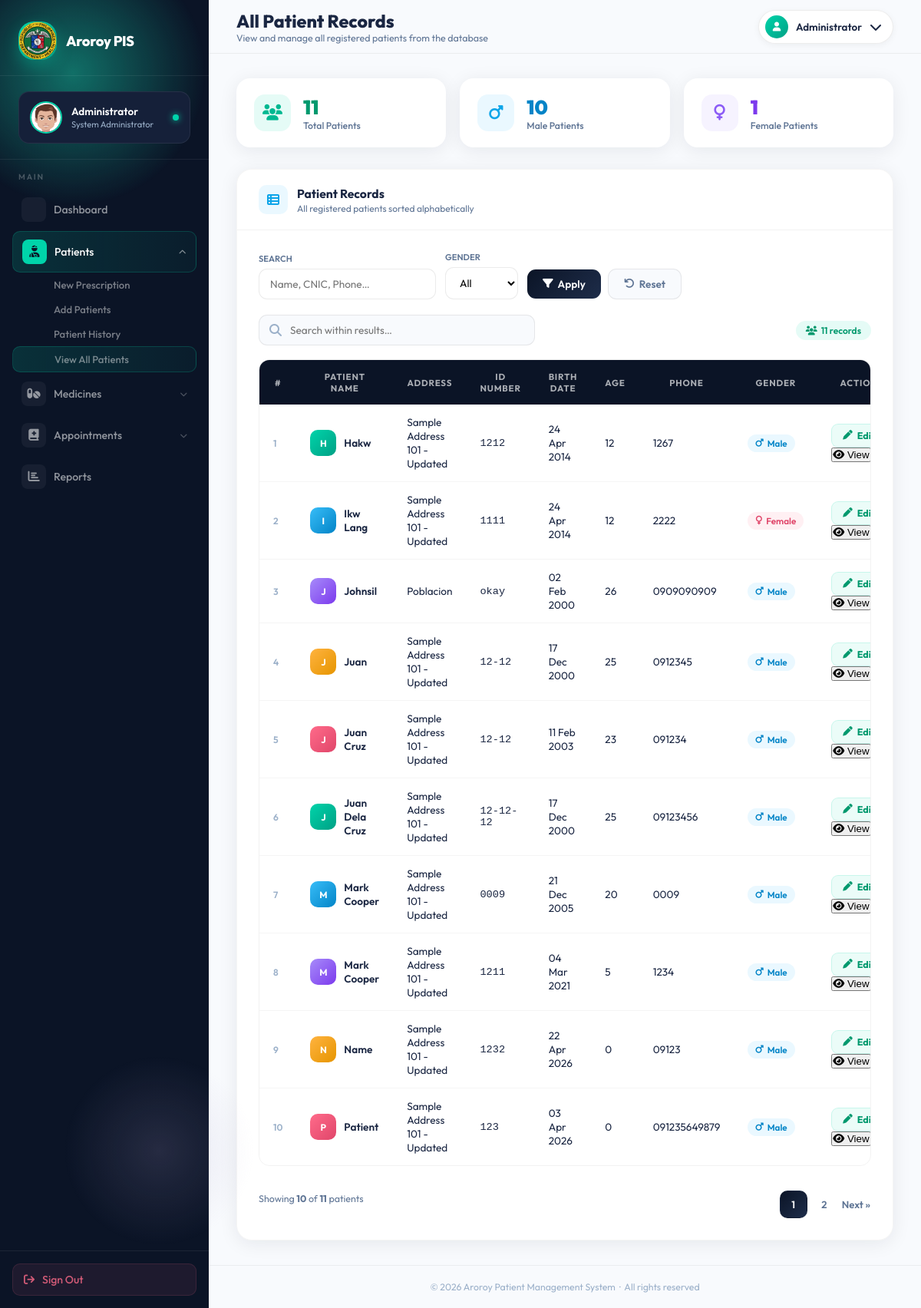
The page /patients_records.php (signed in) on the database as committed earlier.
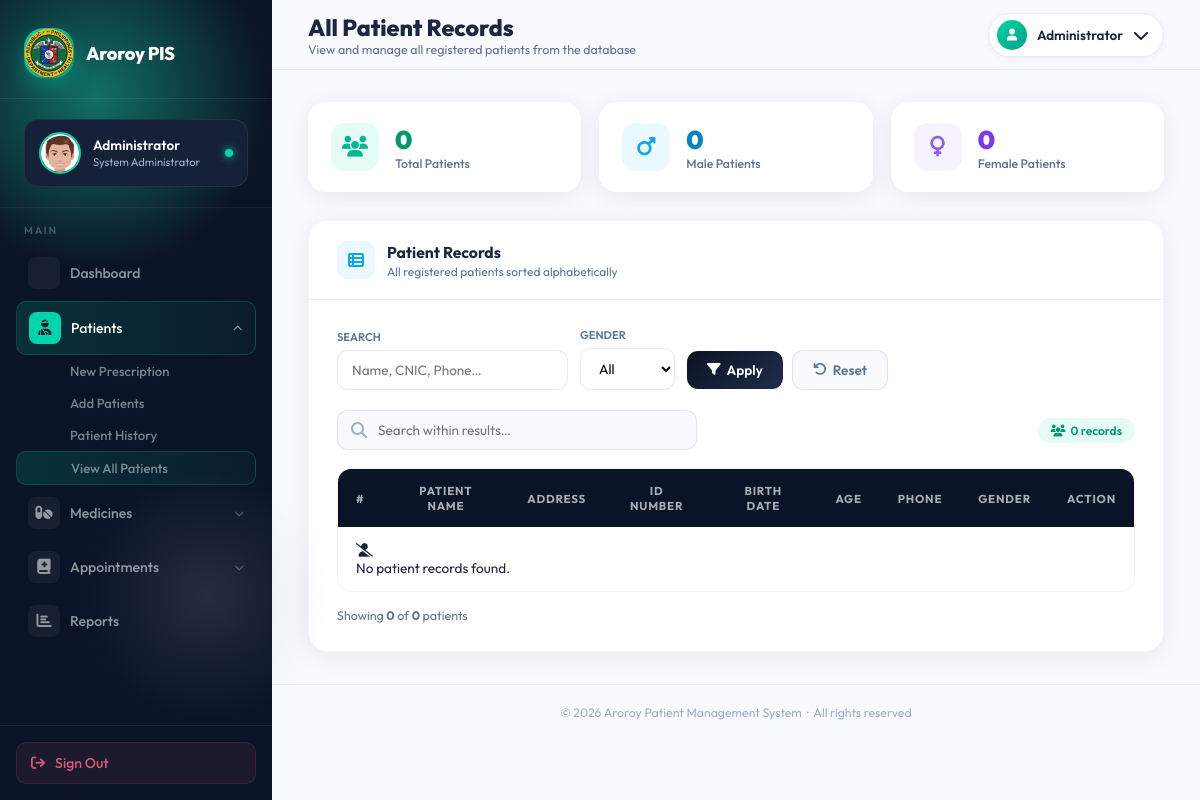
The same page on the database as committed later.
### tables this page shows
CREATE TABLE `patients` (
  `id` int(11) NOT NULL,
  `patient_name` varchar(60) NOT NULL,
  `address` varchar(100) NOT NULL,
  `cnic` varchar(17) NOT NULL,
  `date_of_birth` date NOT NULL,
  `phone_number` varchar(12) NOT NULL,
  `gender` varchar(6) NOT NULL,
  `password` varchar(255) DEFAULT NULL,
  `age` int(3) UNSIGNED DEFAULT NULL
);

### patients_records.php (the view, shortened to what the changed rows need)
<?php
include './config/connection.php';
$records_per_page = 10;
$page = isset($_GET['page']) && is_numeric($_GET['page']) ? (int)$_GET['page'] : 1;
$offset = ($page - 1) * $records_per_page;
$search = isset($_GET['search']) ? trim($_GET['search']) : '';
$gender_filter = isset($_GET['gender']) ? trim($_GET['gender']) : '';
$where_conditions = [];
$params = [];
$where_clause = !empty($where_conditions) ? "WHERE " . implode(" AND ", $where_conditions) : "";
try {
    $count_query = "SELECT COUNT(*) as total FROM patients $where_clause";
    $count_stmt = $con->prepare($count_query);
    $count_stmt->execute($params);
    $total_records = $count_stmt->fetch(PDO::FETCH_ASSOC)['total'];
    $total_pages = ceil($total_records / $records_per_page);
} catch (PDOException $ex) {
    error_log($ex->getMessage());
    $total_records = 0;
    $total_pages = 0;
}
try {
    $query = "SELECT `id`, `patient_name`, `address`, `cnic`,
              CASE
                WHEN `date_of_birth` = '0000-00-00' OR `date_of_birth` IS NULL THEN NULL
                ELSE DATE_FORMAT(`date_of_birth`, '%d %b %Y')
              END as `date_of_birth`,
              `phone_number`, `gender`,
              CASE
                WHEN `date_of_birth` = '0000-00-00' OR `date_of_birth` IS NULL THEN 'N/A'
                ELSE TIMESTAMPDIFF(YEAR, `date_of_birth`, CURDATE())
              END as age
              FROM `patients`
              $where_clause
              ORDER BY `patient_name` ASC
              LIMIT :offset, :records_per_page";
    $stmt = $con->prepare($query);
    $stmt->bindValue(':offset', $offset, PDO::PARAM_INT);
    $stmt->bindValue(':records_per_page', $records_per_page, PDO::PARAM_INT);
    $stmt->execute();
    $patients = $stmt->fetchAll(PDO::FETCH_ASSOC);
} catch (PDOException $ex) {
    error_log($ex->getMessage());
    $patients = [];
}
try {
    $stats_query = "SELECT
                    COUNT(*) as total_patients,
                    SUM(CASE WHEN gender = 'Male' THEN 1 ELSE 0 END) as male_count,
                    SUM(CASE WHEN gender = 'Female' THEN 1 ELSE 0 END) as female_count
                    FROM patients";
    $stats_stmt = $con->prepare($stats_query);
    $stats_stmt->execute();
    $stats = $stats_stmt->fetch(PDO::FETCH_ASSOC);
} catch (PDOException $ex) {
    error_log($ex->getMessage());
    $stats = ['total_patients' => 0, 'male_count' => 0, 'female_count' => 0];
}
?>
<!DOCTYPE html>
<html lang="en">
<head>
    <link rel="stylesheet" href="https://cdnjs.cloudflare.com/ajax/libs/font-awesome/6.4.0/css/all.min.css">
</head>
<body>
<div class="main-content">
    <div class="top-header">
        <div class="page-breadcrumb">
            <h1>All Patient Records</h1>
        </div>
    </div>
    <div class="page-body">
        <div class="stat-banner">
            <div class="stat-mini teal">
                <div class="stat-mini-info"><h4><?php echo number_format($stats['total_patients']); ?></h4><p>Total Patients</p></div>
            </div>
            <div class="stat-mini sky">
                <div class="stat-mini-info"><h4><?php echo number_format($stats['male_count']); ?></h4><p>Male Patients</p></div>
            </div>
            <div class="stat-mini violet">
                <div class="stat-mini-info"><h4><?php echo number_format($stats['female_count']); ?></h4><p>Female Patients</p></div>
            </div>
        </div>
        <div class="pms-card">
            <div class="pms-card-body">
                <div class="table-search-bar">
                    <div class="search-input-wrap">
                        <i class="fas fa-search search-icon"></i>
                        <input type="text" id="tableSearch" placeholder="Search within results…" oninput="filterTable()">
                    </div>
                    <span class="table-count-badge" id="visibleCount">
                        <i class="fas fa-users" style="margin-right:5px"></i><?php echo $total_records; ?> records
                    </span>
                </div>
                <div class="pms-table-wrap">
                    <table class="pms-table" id="patientsTable">
                        <thead>
                            <tr>
                                <th>#</th>
                                <th>Patient Name</th>
                                <th>Address</th>
                                <th>ID Number</th>
                                <th>Birth Date</th>
                                <th>Age</th>
                                <th>Phone</th>
                                <th>Gender</th>
                                <th>Action</th>
                            </tr>
                        </thead>
                        <tbody>
                            <?php if (empty($patients)): ?>
                                <tr><td colspan="9"><div class="no-results"><i class="fas fa-user-slash"></i><p>No patient records found.</p></div></td></tr>
                            <?php else: ?>
                                <?php foreach ($patients as $i => $row):
                                    $initials = strtoupper(substr($row['patient_name'], 0, 1));
                                    $colorClass = 'av-' . ($i % 5);
                                    $genderLower = strtolower($row['gender']);
                                    $genderClass = in_array($genderLower, ['male','female']) ? $genderLower : 'other';
                                    $genderIcon = $genderLower === 'male' ? 'fa-mars' : ($genderLower === 'female' ? 'fa-venus' : 'fa-genderless');
                                    $ageDisplay = $row['age'] ?? 'N/A';
                                ?>
                                <tr>
                                    <td><span class="row-serial"><?php echo $offset + $i + 1; ?></span></td>
                                    <td>
                                        <div class="patient-name-cell">
                                            <div class="patient-avatar-sm <?php echo $colorClass; ?>"><?php echo $initials; ?></div>
                                            <span class="patient-name-text"><?php echo htmlspecialchars($row['patient_name']); ?></span>
                                        </div>
                                    </td>
                                    <td><?php echo htmlspecialchars($row['address']); ?></td>
                                    <td style="font-family:monospace;"><?php echo htmlspecialchars($row['cnic']); ?></td>
                                    <td><?php echo $row['date_of_birth'] ?? 'Not set'; ?></td>
                                    <td><?php echo $ageDisplay; ?></td>
                                    <td><?php echo htmlspecialchars($row['phone_number']); ?></td>
                                    <td><span class="gender-badge <?php echo $genderClass; ?>"><i class="fas <?php echo $genderIcon; ?>"></i> <?php echo htmlspecialchars($row['gender']); ?></span></td>
                                    <td>
                                        <a href="update_patient.php?id=<?php echo $row['id']; ?>" class="btn-edit"><i class="fas fa-pen"></i> Edit</a>
                                        <button class="btn-view" onclick='viewPatient(<?php echo (int)$row["id"]; ?>, <?php echo json_encode($row["patient_name"]); ?>, <?php echo json_encode($row["cnic"]); ?>, <?php echo json_encode($row["phone_number"]); ?>, <?php echo json_encode($row["address"]); ?>, <?php echo json_encode($row["date_of_birth"] ?? 'Not set'); ?>, <?php echo json_encode($row["gender"]); ?>, <?php echo json_encode($ageDisplay); ?>)'><i class="fas fa-eye"></i> View</button>
                                    </td>
                                </tr>
                                <?php endforeach; ?>
                            <?php endif; ?>
                        </tbody>
                    </table>
                </div>
                <div class="table-footer">
                    <span id="footerCount">Showing <strong><?php echo count($patients); ?></strong> of <strong><?php echo $total_records; ?></strong> patients</span>
                    <?php if ($total_pages > 1): ?>
                        <div class="pagination">
                            <?php for ($p = 1; $p <= $total_pages; $p++): ?>
                                <?php if ($p == $page): ?><span class="active"><?php echo $p; ?></span>
                                <?php else: ?><a href="?page=<?php echo $p; ?>&search=<?php echo urlencode($search); ?>&gender=<?php echo urlencode($gender_filter); ?>"><?php echo $p; ?></a><?php endif; ?>
                            <?php endfor; ?>
                            <?php if ($page < $total_pages): ?><a href="?page=<?php echo $page+1; ?>&search=<?php echo urlencode($search); ?>&gender=<?php echo urlencode($gender_filter); ?>">Next &raquo;</a><?php endif; ?>
                        </div>
                    <?php endif; ?>
                </div>
            </div>
        </div>
    </div>
</div>
</body>
</html>

Rows that differ between the two databases and show on the page:
removed patients: i "1", patient_name "H", patient_name "Hakw", address "Sample Address 101 - Updated", cnic "1212", date_of_birth "24 Apr 2014", ageDisplay "12", phone_number "1267", gender "Male"
removed patients: i "2", patient_name "I", patient_name "Ikw Lang", address "Sample Address 101 - Updated", cnic "1111", date_of_birth "24 Apr 2014", ageDisplay "12", phone_number "2222", gender "Female"
removed patients: i "3", patient_name "J", patient_name "Johnsil", address "Poblacion", cnic "okay", date_of_birth "02 Feb 2000", ageDisplay "26", phone_number "0909090909", gender "Male"
removed patients: i "4", patient_name "J", patient_name "Juan", address "Sample Address 101 - Updated", cnic "12-12", date_of_birth "17 Dec 2000", ageDisplay "25", phone_number "0912345", gender "Male"
removed patients: i "5", patient_name "J", patient_name "Juan Cruz", address "Sample Address 101 - Updated", cnic "12-12", date_of_birth "11 Feb 2003", ageDisplay "23", phone_number "091234", gender "Male"
removed patients: i "6", patient_name "J", patient_name "Juan Dela Cruz", address "Sample Address 101 - Updated", cnic "12-12-12", date_of_birth "17 Dec 2000", ageDisplay "25", phone_number "09123456", gender "Male"
removed patients: i "7", patient_name "M", patient_name "Mark Cooper", address "Sample Address 101 - Updated", cnic "0009", date_of_birth "21 Dec 2005", ageDisplay "20", phone_number "0009", gender "Male"
removed patients: i "8", patient_name "M", patient_name "Mark Cooper", address "Sample Address 101 - Updated", cnic "1211", date_of_birth "04 Mar 2021", ageDisplay "5", phone_number "1234", gender "Male"
removed patients: i "9", patient_name "N", patient_name "Name", address "Sample Address 101 - Updated", cnic "1232", date_of_birth "22 Apr 2026", ageDisplay "0", phone_number "09123", gender "Male"
removed patients: i "10", patient_name "P", patient_name "Patient", address "Sample Address 101 - Updated", cnic "123", date_of_birth "03 Apr 2026", ageDisplay "0", phone_number "091235649879", gender "Male"
Other text that changed with them:
$stats['total_patients']: "11" → "0"
$stats['male_count']: "10" → "0"
$stats['female_count']: "1" → "0"
$total_records: "11" → "0"
count($patients): "10" → "0"
text no longer shown: "Next »"
text now shown: "No patient records found."
list line gone: "1"
list line gone: "2"
